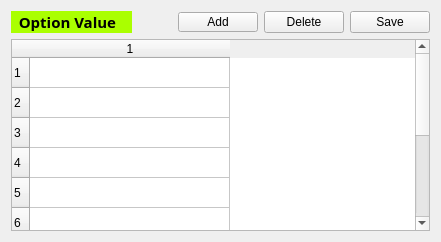
      <widget class="QWidget" name="layoutWidget">
       <layout class="QVBoxLayout" name="verticalLayout_2">
        <item>
         <layout class="QHBoxLayout" name="horizontalLayout_5">
          <item>
           <widget class="QLabel" name="label_value">
            <property name="maximumSize">
             <size>
              <width>1000</width>
              <height>16777215</height>
             </size>
            </property>
            <property name="palette">
             <palette>
              <active>
               <colorrole role="WindowText">
                <brush brushstyle="SolidPattern">
                 <color alpha="255">
                  <red>0</red>
                  <green>0</green>
                  <blue>0</blue>
                 </color>
                </brush>
               </colorrole>
               <colorrole role="Button">
                <brush brushstyle="SolidPattern">
                 <color alpha="255">
                  <red>170</red>
                  <green>255</green>
                  <blue>0</blue>
                 </color>
                </brush>
               </colorrole>
               <colorrole role="Light">
                <brush brushstyle="SolidPattern">
                 <color alpha="255">
                  <red>213</red>
                  <green>255</green>
                  <blue>127</blue>
                 </color>
                </brush>
               </colorrole>
               <colorrole role="Midlight">
                <brush brushstyle="SolidPattern">
                 <color alpha="255">
                  <red>191</red>
                  <green>255</green>
                  <blue>63</blue>
                 </color>
                </brush>
               </colorrole>
               <colorrole role="Dark">
                <brush brushstyle="SolidPattern">
                 <color alpha="255">
                  <red>85</red>
                  <green>127</green>
                  <blue>0</blue>
                 </color>
                </brush>
               </colorrole>
               <colorrole role="Mid">
                <brush brushstyle="SolidPattern">
                 <color alpha="255">
                  <red>113</red>
                  <green>170</green>
                  <blue>0</blue>
                 </color>
                </brush>
               </colorrole>
               <colorrole role="Text">
                <brush brushstyle="SolidPattern">
                 <color alpha="255">
                  <red>0</red>
                  <green>0</green>
                  <blue>0</blue>
                 </color>
                </brush>
               </colorrole>
               <colorrole role="BrightText">
                <brush brushstyle="SolidPattern">
                 <color alpha="255">
                  <red>255</red>
                  <green>255</green>
                  <blue>255</blue>
                 </color>
                </brush>
               </colorrole>
               <colorrole role="ButtonText">
                <brush brushstyle="SolidPattern">
                 <color alpha="255">
                  <red>0</red>
                  <green>0</green>
                  <blue>0</blue>
                 </color>
                </brush>
               </colorrole>
               <colorrole role="Base">
                <brush brushstyle="SolidPattern">
                 <color alpha="255">
                  <red>255</red>
                  <green>255</green>
                  <blue>255</blue>
                 </color>
                </brush>
               </colorrole>
               <colorrole role="Window">
                <brush brushstyle="SolidPattern">
                 <color alpha="255">
                  <red>170</red>
                  <green>255</green>
                  <blue>0</blue>
                 </color>
                </brush>
               </colorrole>
               <colorrole role="Shadow">
                <brush brushstyle="SolidPattern">
                 <color alpha="255">
                  <red>0</red>
                  <green>0</green>
                  <blue>0</blue>
                 </color>
                </brush>
               </colorrole>
               <colorrole role="AlternateBase">
                <brush brushstyle="SolidPattern">
                 <color alpha="255">
                  <red>212</red>
                  <green>255</green>
                  <blue>127</blue>
                 </color>
                </brush>
               </colorrole>
               <colorrole role="ToolTipBase">
                <brush brushstyle="SolidPattern">
                 <color alpha="255">
                  <red>255</red>
                  <green>255</green>
                  <blue>220</blue>
                 </color>
                </brush>
               </colorrole>
               <colorrole role="ToolTipText">
                <brush brushstyle="SolidPattern">
                 <color alpha="255">
                  <red>0</red>
                  <green>0</green>
                  <blue>0</blue>
                 </color>
                </brush>
               </colorrole>
              </active>
              <inactive>
               <colorrole role="WindowText">
                <brush brushstyle="SolidPattern">
                 <color alpha="255">
                  <red>0</red>
                  <green>0</green>
                  <blue>0</blue>
                 </color>
                </brush>
               </colorrole>
               <colorrole role="Button">
                <brush brushstyle="SolidPattern">
                 <color alpha="255">
                  <red>170</red>
                  <green>255</green>
                  <blue>0</blue>
                 </color>
                </brush>
               </colorrole>
               <colorrole role="Light">
                <brush brushstyle="SolidPattern">
                 <color alpha="255">
                  <red>213</red>
                  <green>255</green>
                  <blue>127</blue>
                 </color>
                </brush>
               </colorrole>
               <colorrole role="Midlight">
                <brush brushstyle="SolidPattern">
                 <color alpha="255">
                  <red>191</red>
                  <green>255</green>
                  <blue>63</blue>
                 </color>
                </brush>
               </colorrole>
               <colorrole role="Dark">
                <brush brushstyle="SolidPattern">
                 <color alpha="255">
                  <red>85</red>
                  <green>127</green>
                  <blue>0</blue>
                 </color>
                </brush>
               </colorrole>
               <colorrole role="Mid">
                <brush brushstyle="SolidPattern">
                 <color alpha="255">
                  <red>113</red>
                  <green>170</green>
                  <blue>0</blue>
                 </color>
                </brush>
               </colorrole>
               <colorrole role="Text">
                <brush brushstyle="SolidPattern">
                 <color alpha="255">
                  <red>0</red>
                  <green>0</green>
                  <blue>0</blue>
                 </color>
                </brush>
               </colorrole>
               <colorrole role="BrightText">
                <brush brushstyle="SolidPattern">
                 <color alpha="255">
                  <red>255</red>
                  <green>255</green>
                  <blue>255</blue>
                 </color>
                </brush>
               </colorrole>
               <colorrole role="ButtonText">
                <brush brushstyle="SolidPattern">
                 <color alpha="255">
                  <red>0</red>
                  <green>0</green>
                  <blue>0</blue>
                 </color>
                </brush>
               </colorrole>
               <colorrole role="Base">
                <brush brushstyle="SolidPattern">
                 <color alpha="255">
                  <red>255</red>
                  <green>255</green>
                  <blue>255</blue>
                 </color>
                </brush>
               </colorrole>
               <colorrole role="Window">
                <brush brushstyle="SolidPattern">
                 <color alpha="255">
                  <red>170</red>
                  <green>255</green>
                  <blue>0</blue>
                 </color>
                </brush>
               </colorrole>
               <colorrole role="Shadow">
                <brush brushstyle="SolidPattern">
                 <color alpha="255">
                  <red>0</red>
                  <green>0</green>
                  <blue>0</blue>
                 </color>
                </brush>
               </colorrole>
               <colorrole role="AlternateBase">
                <brush brushstyle="SolidPattern">
                 <color alpha="255">
                  <red>212</red>
                  <green>255</green>
                  <blue>127</blue>
                 </color>
                </brush>
               </colorrole>
               <colorrole role="ToolTipBase">
                <brush brushstyle="SolidPattern">
                 <color alpha="255">
                  <red>255</red>
                  <green>255</green>
                  <blue>220</blue>
                 </color>
                </brush>
               </colorrole>
               <colorrole role="ToolTipText">
                <brush brushstyle="SolidPattern">
                 <color alpha="255">
                  <red>0</red>
                  <green>0</green>
                  <blue>0</blue>
                 </color>
                </brush>
               </colorrole>
              </inactive>
              <disabled>
               <colorrole role="WindowText">
                <brush brushstyle="SolidPattern">
                 <color alpha="255">
                  <red>85</red>
                  <green>127</green>
                  <blue>0</blue>
                 </color>
                </brush>
               </colorrole>
               <colorrole role="Button">
                <brush brushstyle="SolidPattern">
                 <color alpha="255">
                  <red>170</red>
                  <green>255</green>
                  <blue>0</blue>
                 </color>
                </brush>
               </colorrole>
               <colorrole role="Light">
                <brush brushstyle="SolidPattern">
                 <color alpha="255">
                  <red>213</red>
                  <green>255</green>
                  <blue>127</blue>
                 </color>
                </brush>
               </colorrole>
               <colorrole role="Midlight">
                <brush brushstyle="SolidPattern">
                 <color alpha="255">
                  <red>191</red>
                  <green>255</green>
                  <blue>63</blue>
                 </color>
                </brush>
               </colorrole>
               <colorrole role="Dark">
                <brush brushstyle="SolidPattern">
                 <color alpha="255">
                  <red>85</red>
                  <green>127</green>
                  <blue>0</blue>
                 </color>
                </brush>
               </colorrole>
               <colorrole role="Mid">
                <brush brushstyle="SolidPattern">
                 <color alpha="255">
                  <red>113</red>
                  <green>170</green>
                  <blue>0</blue>
                 </color>
                </brush>
               </colorrole>
               <colorrole role="Text">
                <brush brushstyle="SolidPattern">
                 <color alpha="255">
                  <red>85</red>
                  <green>127</green>
                  <blue>0</blue>
                 </color>
                </brush>
               </colorrole>
               <colorrole role="BrightText">
                <brush brushstyle="SolidPattern">
                 <color alpha="255">
                  <red>255</red>
                  <green>255</green>
                  <blue>255</blue>
                 </color>
                </brush>
               </colorrole>
               <colorrole role="ButtonText">
                <brush brushstyle="SolidPattern">
                 <color alpha="255">
                  <red>85</red>
                  <green>127</green>
                  <blue>0</blue>
                 </color>
                </brush>
               </colorrole>
               <colorrole role="Base">
                <brush brushstyle="SolidPattern">
                 <color alpha="255">
                  <red>170</red>
                  <green>255</green>
                  <blue>0</blue>
                 </color>
                </brush>
               </colorrole>
               <colorrole role="Window">
                <brush brushstyle="SolidPattern">
                 <color alpha="255">
                  <red>170</red>
                  <green>255</green>
                  <blue>0</blue>
                 </color>
                </brush>
               </colorrole>
               <colorrole role="Shadow">
                <brush brushstyle="SolidPattern">
                 <color alpha="255">
                  <red>0</red>
                  <green>0</green>
                  <blue>0</blue>
                 </color>
                </brush>
               </colorrole>
               <colorrole role="AlternateBase">
                <brush brushstyle="SolidPattern">
                 <color alpha="255">
                  <red>170</red>
                  <green>255</green>
                  <blue>0</blue>
                 </color>
                </brush>
               </colorrole>
               <colorrole role="ToolTipBase">
                <brush brushstyle="SolidPattern">
                 <color alpha="255">
                  <red>255</red>
                  <green>255</green>
                  <blue>220</blue>
                 </color>
                </brush>
               </colorrole>
               <colorrole role="ToolTipText">
                <brush brushstyle="SolidPattern">
                 <color alpha="255">
                  <red>0</red>
                  <green>0</green>
                  <blue>0</blue>
                 </color>
                </brush>
               </colorrole>
              </disabled>
             </palette>
            </property>
            <property name="font">
             <font>
              <family>Segoe Print</family>
              <pointsize>11</pointsize>
              <weight>75</weight>
              <italic>false</italic>
              <bold>true</bold>
              <underline>false</underline>
              <stylestrategy>PreferDefault</stylestrategy>
              <kerning>true</kerning>
             </font>
            </property>
            <property name="autoFillBackground">
             <bool>true</bool>
            </property>
            <property name="text">
             <string>  Option Value    </string>
            </property>
           </widget>
          </item>
          <item>
           <layout class="QHBoxLayout" name="horizontalLayout_2">
            <item>
             <spacer name="horizontalSpacer_2">
              <property name="orientation">
               <enum>Qt::Horizontal</enum>
              </property>
              <property name="sizeHint" stdset="0">
               <size>
                <width>40</width>
                <height>20</height>
               </size>
              </property>
             </spacer>
            </item>
            <item>
             <widget class="QPushButton" name="btn_add_value">
              <property name="maximumSize">
               <size>
                <width>500</width>
                <height>20</height>
               </size>
              </property>
              <property name="text">
               <string>Add</string>
              </property>
             </widget>
            </item>
            <item>
             <widget class="QPushButton" name="btn_delete_value">
              <property name="text">
               <string>Delete</string>
              </property>
             </widget>
            </item>
            <item>
             <widget class="QPushButton" name="btn_save_option_value">
              <property name="text">
               <string>Save</string>
              </property>
             </widget>
            </item>
           </layout>
          </item>
         </layout>
        </item>
        <item>
         <widget class="QTableWidget" name="table_value">
          <property name="rowCount">
           <number>10</number>
          </property>
          <property name="columnCount">
           <number>1</number>
          </property>
          <attribute name="horizontalHeaderDefaultSectionSize">
           <number>200</number>
          </attribute>
          <row/>
          <row/>
          <row/>
          <row/>
          <row/>
          <row/>
          <row/>
          <row/>
          <row/>
          <row/>
          <column/>
         </widget>
        </item>
       </layout>
      </widget>
